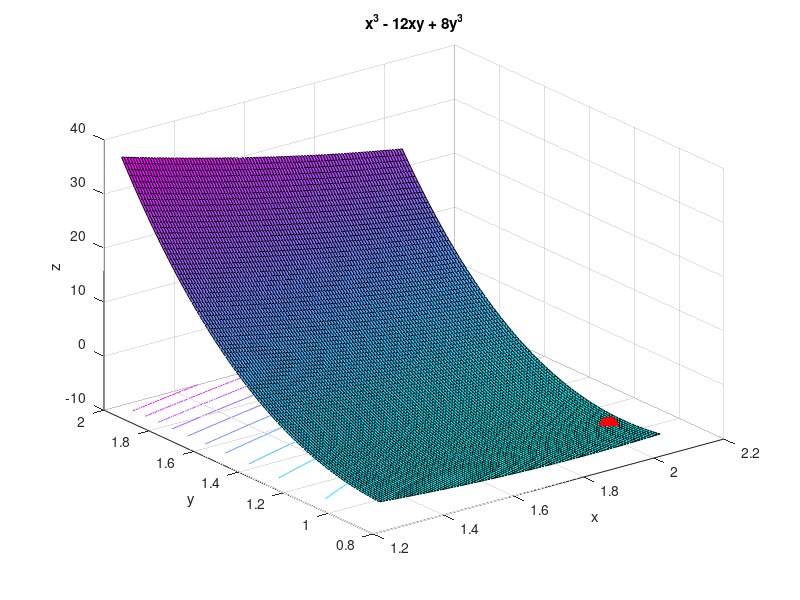

Write the MATLAB code that produced this figure. (Note: this script raises an error after producing the figure.)
x = linspace(1.25, 2.05, 100);
y = linspace(0.85, 2, 100)';
z = x.^3 - 12.*x.*y + 8.*y.^3;

surfc(x,y,z)
hold on;
scatter3(2, 1, -8, 200, 'r', 'filled')

colormap cool;
xlabel("x");
ylabel("y");
zlabel('z');
title("x^3 - 12xy + 8y^3");

x_start = 1.3;
y_start = 1.95;
z_start = x_start.^3 - 12.*x_start.*y_start + 8.*y_start.^3;

scatter3(x_start, y_start, z_start, 50, 'black', 'filled', '*', 'DisplayName', 'minimum')
drawnow

x_prev = x_start;
y_prev = y_start;
z_prev = z_start;
x_new = x_start - step_ratio.*(3.*x_prev.^2 - 12.*y_start);
y_new = y_start - step_ratio.*(24.*y_start.^2 - 12.*x_prev);
z_new = x_new.^3 - 12.*x_new.*y_new + 8.*y_new.^3;

line_to_the_minimum = animatedline(x_start,y_start,z_start, "Color", 'r','LineWidth', 3);

step_ratio = 0.0005;
number_of_iterations = 0;
now = tic();
yintercept = 1;
subtitle(['iterations: ' int2str(number_of_iterations) ', time: ' sprintf('%.2f',toc(now)) 's, received point: (' sprintf('%.2f',x_start) ',' sprintf('%.2f',y_start) ',' sprintf('%.2f',z_start) ')'])
pause(3)
while abs(x_prev - x_new) + abs(y_prev - y_new) > 0.0001
    number_of_iterations = number_of_iterations + 1;
    x_prev = x_new;
    y_prev = y_new;
    z_prev = z_new;
    x_new = x_prev - step_ratio.*(3.*x_prev.^2 - 12.*y_prev);
    y_new = y_prev - step_ratio.*(24.*y_prev.^2 - 12.*x_prev);
    z_new = x_new.^3 - 12.*x_new.*y_new + 8.*y_new.^3;
    if isvalid(line_to_the_minimum)
        addpoints(line_to_the_minimum, x_new, y_new, z_new);
    else
        break % stop trying to add points
    end
    subtitle(['iterations: ' int2str(number_of_iterations) ', time: ' sprintf('%.2f',toc(now)) 's, received point: (' sprintf('%.2f',x_new) ',' sprintf('%.2f',y_new) ',' sprintf('%.2f',z_new) ')'])
    drawnow limitrate
    pause(0.5/number_of_iterations)
end
x_new
y_new
z_new